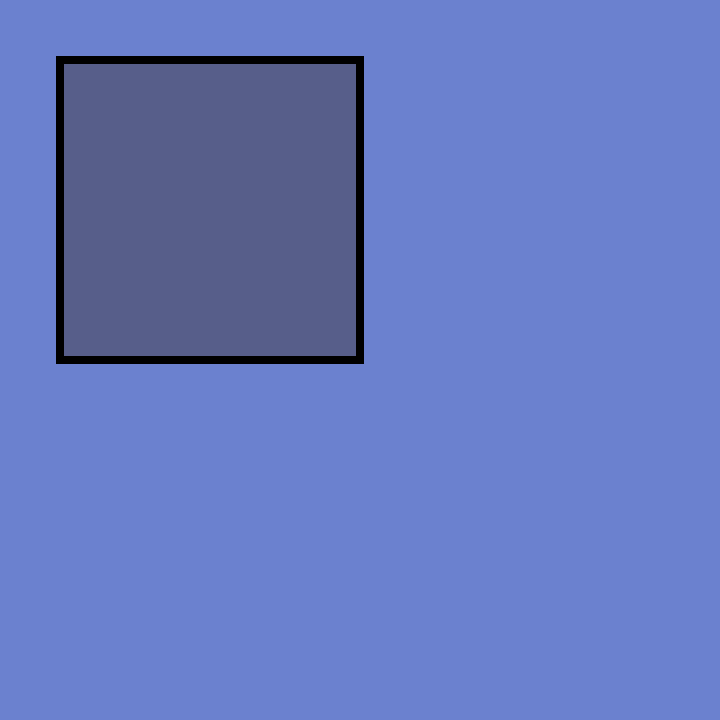
Frame 1 (no input)
Frame 60 (no input): identical to frame 1, image omitted
Frame 120 (the mouse pressed at the canvas centre since frame 60): identical to frame 1, image omitted

The p5.js sketch that drew this single still picture (run headless with seeded random() and noise() and a simulated clock; from frame 60 on, the mouse is pressed at the canvas centre):

// p5.js sketch
// ── sketch.js
function setup() {
  createCanvas(720, 720);
  background(107, 129, 207);
  strokeWeight(8);
  fill (87, 94, 138);
}

function draw() {
  
  translate (60, 60); //creates a new origin 
quad (
  0, 0,
  300, 0,
  300, 300,
  0, 300);
}
